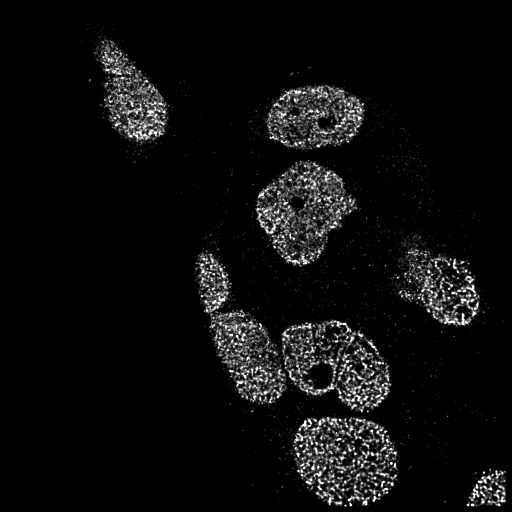
#> input picture Examples/Cell Line/Images/Cell1.png, 512 x 512 px
$ python reselectPredictions.py
#> lines starting #> are read from the running program, lines starting #| are printed output that depends on the picture
import numpy as np
import cv2
import os
from skimage.measure import label
from skimage.color import label2rgb
import time
from time import sleep
import tkinter as tk
from tkinter import filedialog
import imutils
from PIL import Image

root = tk.Tk()
root.withdraw()

print('Browse to Path to Original Test Image Directory')
opath = filedialog.askdirectory(title='Path to Test Image Directory')
#> the answer given: Examples/Cell Line/Images
print('Now Locate Path to Prediction Label Directory')
ppath = filedialog.askdirectory(title='Path to Prediction Image Directory')
#> the answer given: Examples/Cell Line/Images
print('Finally, Set Save Path Directory for Adjusted Labels')
saveP = filedialog.askdirectory(title='Save Path Directory for Adjusted Labels')
#> the answer given: Examples/Cell Line/Images

#opath = '/home/chris/Trunk/PythonProjects/Images/test/resize'
#ppath = '/home/chris/Trunk/PythonProjects/Images/test/GTV3'
#saveP = '/home/chris/Trunk/PythonProjects/Images'

rows = 1024
cols = 1024
N = rows
M = cols
ex = 100
clr = 255
container = np.zeros((M,N+ex,3))
container[0:100,N:N+ex] = (0.5,0.5,0)
container[100:200,N:N+ex] = (0,0.5,0.5)
container[200:300,N:N+ex] = (0.5,0,0.5)
container[300:400,N:N+ex] = (0.5,0.3,0.1)
container[400:500,N:N+ex] = (0.1,0.3,0.5)
container[500:600,N:N+ex] = (0.5,0.1,0.3)
container[600:700,N:N+ex] = (0.3,0.1,0.5)
container[700:800,N:N+ex] = (0.3,0.5,0.1)
container[800:900,N:N+ex] = (0.1,0.5,0.3)
container[900:1000,N:N+ex] = (0.3,0.3,0.3)
container[1000:1024,N:N+ex] = (1,1,1)

# [16 lines left out: function bin_ndarray, not called in this run]

name = [f for f in os.listdir(opath) if os.path.isfile(os.path.join(opath,f))]
nme = 0
NME = name[nme]
MX = len(name)
MN = 0

def load_image(imgname, opath, saveP, ppath, rows, cols):
#> called with imgname = 'Cell1.png', opath = 'Examples/Cell Line/Images', saveP = 'Examples/Cell Line/Images', ppath = 'Examples/Cell Line/Images', rows = 1024, cols = 1024
	image_path = os.path.join(opath,imgname)
	save_path = os.path.join(saveP,imgname)
	label_path = os.path.join(ppath,imgname)

	orig = cv2.imread(image_path, 0)
#> orig is the input picture: shape (512, 512); min 0, max 255, mean 13.2
	pred = cv2.imread(label_path, 0)

	orig = np.asarray(Image.fromarray(orig).resize((rows,cols), Image.NEAREST))
#> orig: shape (1024, 1024)
	sh = orig.shape
#> sh = (1024, 1024)
	pred = np.asarray(Image.fromarray(pred).resize((rows,cols), Image.NEAREST))
	#rt,pred = cv2.threshold(pred,20,250,cv2.THRESH_BINARY+cv2.THRESH_OTSU)

	orig3 = cv2.cvtColor(orig, cv2.COLOR_GRAY2RGB)
	#pred3 = np.zeros_like(orig3)
	#pred3[:,:,0] = pred
	#pred3[:,:,1] = pred
	pred3 = label(pred)
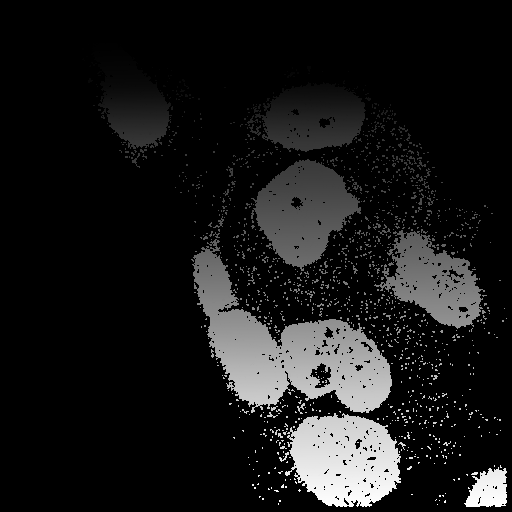
#> pred3: shape (1024, 1024) int64 (shown at 1/2 size); min 0, max 44117, mean 4343.3; drawn with min black and max white
	pred3 = pred3.astype('uint8')
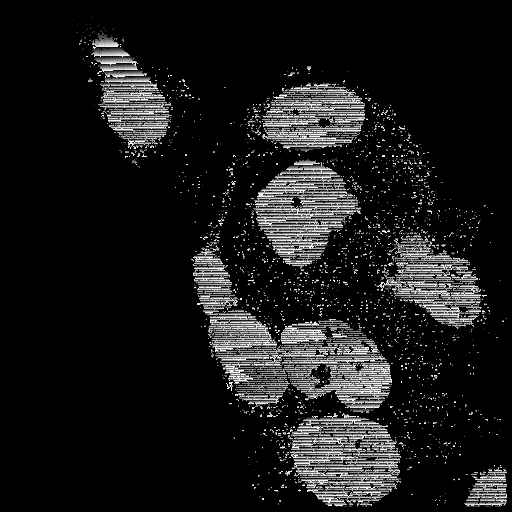
#> pred3: shape (1024, 1024) (shown at 1/2 size); min 0, max 255, mean 25.1

	#over = np.zeros_like(orig3)
	mask = np.zeros_like(pred)
	mask = cv2.resize(mask,(mask.shape[0]+2, mask.shape[1]+2))

	return pred3, orig3, mask

# [8 lines left out: function save_image, not called in this run]

pred3, orig3, mask = load_image(NME, opath, saveP, ppath, rows, cols)
#> mask: shape (1026, 1026); every value is 0
drawing=False # true if mouse is pressed
mode=0 # 0: pan image; 1: left click draw black; 2: left click draw white; 3: left click remove object; 4: left click fill object;
predc = pred3.copy()

# [164 lines left out: function draw, not called in this run]

cv2.namedWindow('Select')
#cv2.resizeWindow('Select', 512, 512)
cv2.setMouseCallback('Select',draw)

while(1):
	K = cv2.waitKey(10) & 0xFF
#> (key q is pressed here)
	overlay = label2rgb(pred3, image=orig3, bg_label=0)
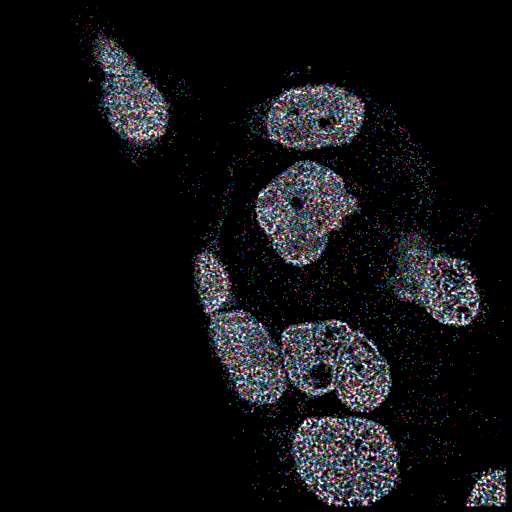
#> overlay: shape (1024, 1024, 3) float64 (shown at 1/2 size); mean B, G, R 0.0708, 0.0631, 0.0625
	#over = cv2.addWeighted(orig3, 0.5, pred3, 0.5, 0, over)
	container[0:M,0:N,:] = overlay
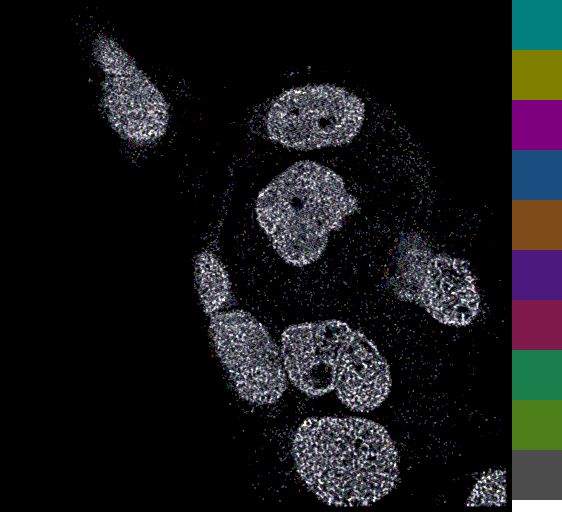
#> container: shape (1024, 1124, 3) float64 (shown at 1/2 size); mean B, G, R 0.0935, 0.0865, 0.086
	display = container
	cv2.imshow('Select',display)

	if K == ord('f') or mode==6:	# Advance to Next Image
		if nme < MX:
			nme = nme + 1
		else:
			nme = nme
		NME = name[nme]
		print(NME)
		pred3, orig3, mask = load_image(NME, opath, saveP, ppath, rows, cols)
		mode = 0
	elif K == ord('b') or mode==7:	# Go Back to Previous Image
		if nme > MN:
			nme = nme - 1
		else:
			nme = nme
		NME = name[nme]
		print(NME)
		try:
			pred3, orig3, mask = load_image(NME, opath, saveP, saveP, rows, cols)
		except Exception:
			pred3, orig3, mask = load_image(NME, opath, saveP, ppath, rows, cols)
		mode = 0
	elif K == ord('s') or mode==8:		# Save Current Labels
		save_image(pred3, saveP, NME)
		mode = 0
	elif K == ord('q') or K == 27 or mode == 9:		# Quit
		quit()
#> (the program exits here)

$ run again, on Examples/Cell Line/Images/Cell3.png
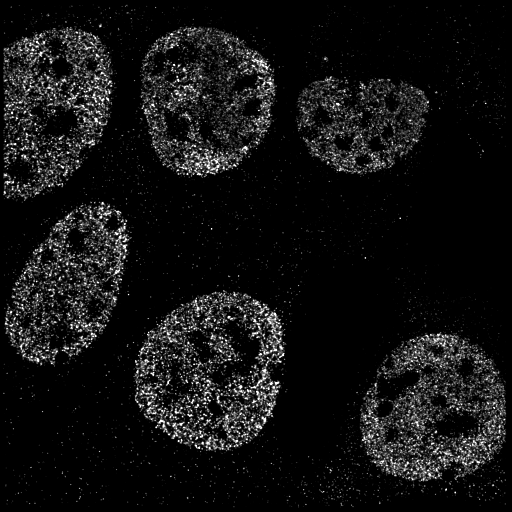
#> input picture Examples/Cell Line/Images/Cell3.png, 512 x 512 px
#> in load_image, orig is the input picture: shape (512, 512); min 0, max 255, mean 18.5
#> orig: shape (1024, 1024)
#> in load_image, `pred3 = pred3.astype('uint8')`:
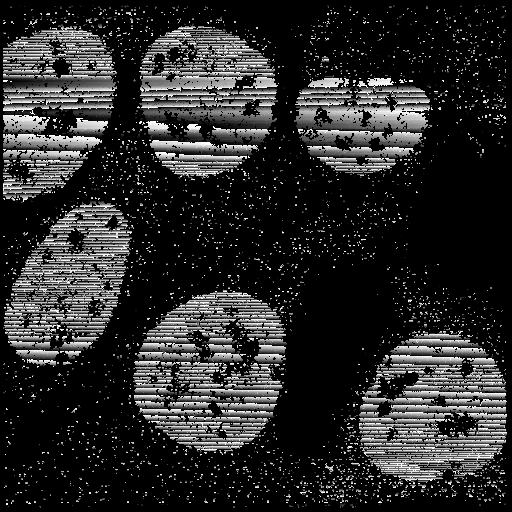
#> pred3: shape (1024, 1024) (shown at 1/2 size); min 0, max 255, mean 42.9
#> mask: shape (1026, 1026); every value is 0
#> `container[0:M,0:N,:] = overlay`:
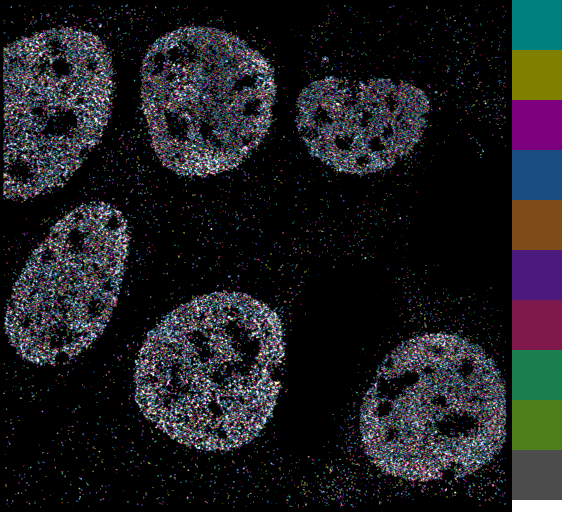
#> container: shape (1024, 1124, 3) float64 (shown at 1/2 size); mean B, G, R 0.13, 0.117, 0.116

$ run again, on Examples/Cell Line/Images/H3K27me3_10A_control-48h_1.png
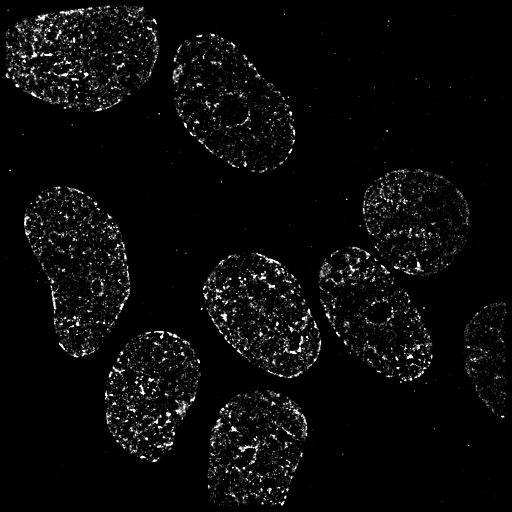
#> input picture Examples/Cell Line/Images/H3K27me3_10A_control-48h_1.png, 512 x 512 px
#> in load_image, orig is the input picture: shape (512, 512); min 0, max 255, mean 9.5
#> orig: shape (1024, 1024)
#> in load_image, `pred3 = pred3.astype('uint8')`:
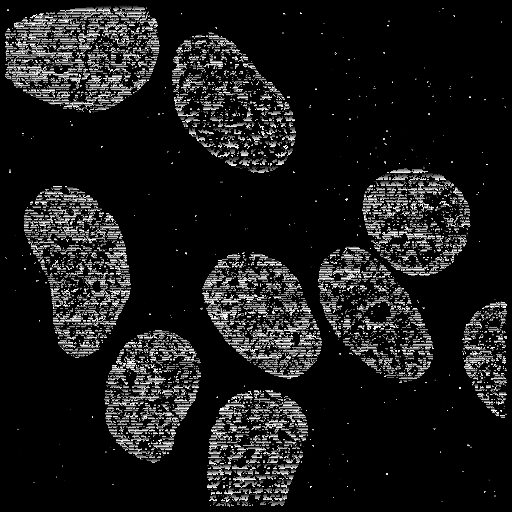
#> pred3: shape (1024, 1024) (shown at 1/2 size); min 0, max 255, mean 26.4
#> mask: shape (1026, 1026); every value is 0
#> `container[0:M,0:N,:] = overlay`:
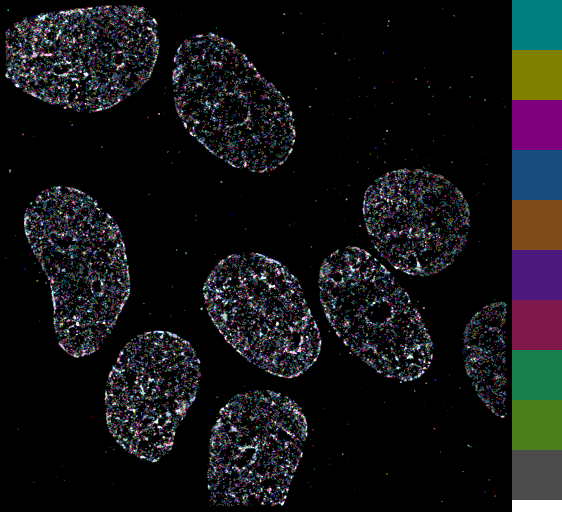
#> container: shape (1024, 1124, 3) float64 (shown at 1/2 size); mean B, G, R 0.0861, 0.0785, 0.0781
